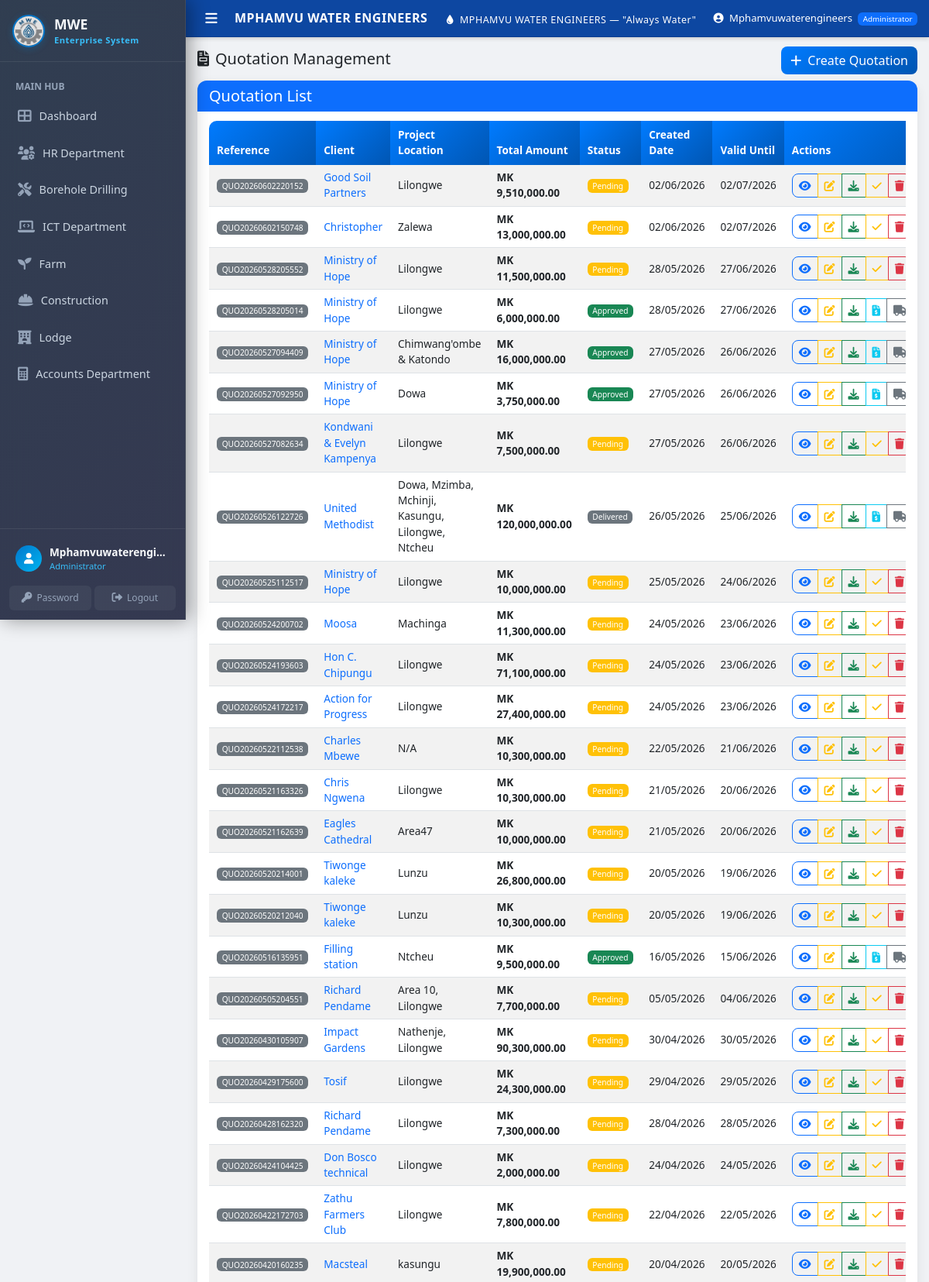
The app's page /quotations/ (signed in, upper part) with its own data.
### models.py (models this page shows)
class Quotation(db.Model):
    __tablename__ = 'quotations'
    quotation_id = db.Column(db.Integer, primary_key=True)
    client_id = db.Column(db.Integer, db.ForeignKey('clients.client_id'), nullable=False)
    project_location = db.Column(db.String(200), nullable=False)
    project_latitude = db.Column(db.Float, nullable=True)
    project_longitude = db.Column(db.Float, nullable=True)
    borehole_depth = db.Column(db.Float)
    equipment_cost = db.Column(db.Float, default=0)
    labour_cost = db.Column(db.Float, default=0)
    transport_cost = db.Column(db.Float, default=0)
    total_amount = db.Column(db.Float, nullable=False)
    validity_days = db.Column(db.Integer, default=30)
    description = db.Column(db.Text, default='We have pleasure in quoting our prices for borehole development as follows;')
    footnote = db.Column(db.Text, nullable=True)
    status = db.Column(db.String(20), default='Pending')
    delivery_confirmed = db.Column(db.Boolean, default=False)
    delivery_approved_by = db.Column(db.String(100))
    delivery_approved_date = db.Column(db.DateTime)
    invoice_generated = db.Column(db.Boolean, default=False)
    delivery_note_generated = db.Column(db.Boolean, default=False)
    created_at = db.Column(db.DateTime, default=datetime.utcnow)
    updated_at = db.Column(db.DateTime, default=datetime.utcnow, onupdate=datetime.utcnow)
    reference_number = db.Column(db.String(50), unique=True, default=lambda: get_reference_number('QUO'))
    department = db.Column(db.String(100), default='Borehole Drilling', nullable=False)
    client = db.relationship('Client', backref='quotations')
    quotation_items = db.relationship('QuotationItem', backref='quotation', cascade='all, delete-orphan')

class Client(db.Model):
    __tablename__ = 'clients'
    client_id = db.Column(db.Integer, primary_key=True)
    client_name = db.Column(db.String(200), nullable=False)
    phone = db.Column(db.String(20), nullable=False)
    email = db.Column(db.String(100))
    address = db.Column(db.Text, nullable=False)
    project_type = db.Column(db.String(100), nullable=False)
    quotation_amount = db.Column(db.Float, default=0)
    contract_status = db.Column(db.String(20), default='Pending')
    payment_status = db.Column(db.String(20), default='Pending')
    total_transactions = db.Column(db.Integer, default=0)
    completed_transactions = db.Column(db.Integer, default=0)
    on_time_payments = db.Column(db.Integer, default=0)
    defaults = db.Column(db.Integer, default=0)
    credit_score = db.Column(db.Integer, default=0)
    created_at = db.Column(db.DateTime, default=datetime.utcnow)
    updated_at = db.Column(db.DateTime, default=datetime.utcnow, onupdate=datetime.utcnow)
    department = db.Column(db.String(100), default='Borehole Drilling', nullable=False)
    reference_number = db.Column(db.String(50), unique=True, default=lambda: get_reference_number('CLI'))

### quotations/quotation_routes.py (the view)
@quotations_bp.route('/')
@login_required
def list_quotations():
    query = Quotation.query
    quotations = apply_dept_filter(query, Quotation).order_by(Quotation.created_at.desc()).all()
    return render_template('quotations/list.html', quotations=quotations, timedelta=timedelta)

### app.py (called while the page is built)
@app.context_processor
def inject_now():
    return {
        'datetime': datetime,
    }

@app.template_filter('quotation_location_display')
def quotation_location_display_filter(quotation):
    from utils.quotation_location import format_quotation_project_location
    if quotation is None:
        return ''
    return format_quotation_project_location(quotation)

### quotations/quotation_routes.py (called while the page is built)
def login_required(f):
    @wraps(f)
    def decorated_function(*args, **kwargs):
        if 'user_id' not in session:
            return redirect(url_for('login'))
        return f(*args, **kwargs)
    return decorated_function

### utils/auth_utils.py (called while the page is built)
def apply_dept_filter(query, model):
    role = session.get('role')
    dept_context = session.get('department_context')
    if dept_context:
        return query.filter(model.department == dept_context)
    if role in ['Administrator', 'Director', 'HR Manager', 'Accountant']:
        return query # No filter applied, they see everything
    return query.filter(model.department == 'Borehole Drilling')

### utils/quotation_location.py (called while the page is built)
def format_quotation_project_location(quotation):
    text = (
        getattr(quotation, "project_location", None)
        or getattr(quotation, "location", None)
        or ""
    ).strip()
    return text

### templates/quotations/list.html (shortened to what this page needs)
{% extends "base.html" %}
{% block content %}
<div class="row mb-2">
    <div class="col-12">
        <div class="d-flex justify-content-between align-items-center">
            <h2><i class="fas fa-file-invoice me-2"></i>Quotation Management</h2>
            <a href="{{ url_for('quotations.create_quotation', department=session.get('department_context', 'Borehole')) }}" class="btn btn-primary">
                <i class="fas fa-plus me-2"></i>Create Quotation
            </a>
        </div>
    </div>
</div>
<div class="card">
    <div class="card-header bg-primary text-white">
        <h5 class="mb-0">Quotation List</h5>
    </div>
    <div class="card-body">
        {% if quotations %}
        <div class="table-responsive">
            <table class="table table-striped table-hover">
                <thead>
                    <tr>
                        <th>Reference</th>
                        <th>Client</th>
                        <th>Project Location</th>
                        <th>Total Amount</th>
                        <th>Status</th>
                        <th>Created Date</th>
                        <th>Valid Until</th>
                        <th>Actions</th>
                    </tr>
                </thead>
                <tbody>
                    {% for quotation in quotations %}
                    <tr>
                        <td>
                            <span class="badge bg-secondary">{{ quotation.reference_number }}</span>
                        </td>
                        <td>
                            {% if quotation.client %}
                                <a href="#" class="text-decoration-none">
                                    {{ quotation.client.client_name }}
                                </a>
                            {% else %}
                                <span class="text-muted">Unknown Client</span>
                            {% endif %}
                        </td>
                        <td>{{ quotation|quotation_location_display }}</td>
                        <td><strong>MK {{ "{:,.2f}".format(quotation.total_amount) }}</strong></td>
                        <td>
                            <span class="badge bg-{{
                                'success' if quotation.status == 'Approved'
                                else 'warning' if quotation.status == 'Pending'
                                else 'secondary'
                            }}">
                                {{ quotation.status }}
                            </span>
                        </td>
                        <td>{{ quotation.created_at.strftime('%d/%m/%Y') if quotation.created_at else 'N/A' }}</td>
                        <td>
                            {% if quotation.created_at %}
                                {{ (quotation.created_at.replace(tzinfo=None) + timedelta(days=quotation.validity_days or 30)).strftime('%d/%m/%Y') }}
                            {% else %}
                                N/A
                            {% endif %}
                        </td>
                        <td>
                            <div class="btn-group btn-group-sm">
                                <a href="{{ url_for('quotations.view_quotation', quotation_id=quotation.quotation_id) }}" class="btn btn-outline-primary" title="View">
                                    <i class="fas fa-eye"></i>
                                </a>
                                <a href="{{ url_for('quotations.edit_quotation', quotation_id=quotation.quotation_id) }}" class="btn btn-outline-warning" title="Edit">
                                    <i class="fas fa-edit"></i>
                                </a>
                                <a href="{{ url_for('quotations.download_quotation_pdf', quotation_id=quotation.quotation_id) }}" class="btn btn-outline-success">
                                    <i class="fas fa-download"></i>
                                </a>
                                {% if quotation.status == 'Pending' %}
                                <button class="btn btn-outline-warning" onclick="approveQuotation('{{ quotation.quotation_id }}')" title="Approve">
                                    <i class="fas fa-check"></i>
                                </button>
                                {% endif %}
                                {% if quotation.status == 'Approved' or quotation.status == 'Delivered' %}
                                <a href="{{ url_for('finance.create_invoice', quotation_id=quotation.quotation_id) }}" class="btn btn-outline-info" title="Preview Invoice">
                                    <i class="fas fa-file-invoice-dollar"></i>
                                </a>
                                <a href="{{ url_for('finance.preview_delivery_note', quotation_id=quotation.quotation_id) }}" class="btn btn-outline-secondary" title="Preview Delivery Note">
                                    <i class="fas fa-truck"></i>
                                </a>
                                {% endif %}
                                <button class="btn btn-outline-danger" onclick="deleteQuotation('{{ quotation.quotation_id }}')">
                                    <i class="fas fa-trash"></i>
                                </button>
                            </div>
                        </td>
                    </tr>
                    {% endfor %}
                </tbody>
            </table>
        </div>
        {% endif %}
    </div>
</div>
{% endblock %}

### static/css/style.css (style rules this page uses)
:root { --primary-color: #007bff; --secondary-color: #6c757d; --success-color: #28a745; --danger-color: #dc3545; --warning-color: #ffc107; --info-color: #17a2b8; --light-color: #f8f9fa; --dark-color: #343a40; --water-blue: #00d4ff; --water-dark: #0056b3; --sidebar-width: 240px; --sidebar-collapsed-width: 72px; --sidebar-bg: #1a2332; --sidebar-hover: #243044; --sidebar-active: rgba(0, 119, 204, 0.2); --sidebar-active-border: #0077cc; --sidebar-text: rgba(255, 255, 255, 0.7); --sidebar-text-active: #ffffff; --header-height: 48px; --transition-speed: 0.3s; }
body { font-family: 'Segoe UI', Tahoma, Geneva, Verdana, sans-serif; background-color: #f0f2f5; margin: 0; overflow-x: hidden; }
.main-content h2 { font-size: 1.25rem; margin-bottom: 0.25rem; }
.card { border: none; border-radius: 15px; box-shadow: 0 5px 15px rgba(0,0,0,0.08); transition: transform 0.3s ease, box-shadow 0.3s ease; }
.card-header { padding: 8px 15px; border-radius: 12px 12px 0 0 !important; border: none; font-weight: 600; }
.card-body { padding: 12px 15px; }
.btn { border-radius: 8px; font-weight: 500; transition: all 0.3s ease; }
.btn-primary { background: linear-gradient(135deg, var(--primary-color), var(--water-dark)); border: none; }
.table { border-radius: 10px; overflow: hidden; }
.table thead th { background: linear-gradient(135deg, var(--primary-color), var(--water-dark)); color: white; border: none; font-weight: 600; padding: 8px 10px; font-size: 0.85rem; }
.table tbody td { padding: 6px 10px; font-size: 0.85rem; vertical-align: middle; }
.badge { font-weight: 500; border-radius: 6px; }
.fade-in { animation: fadeIn 0.5s ease-in; }

### records on screen
Quotation: reference_number "QUO20260602220152", client.client_name "Good Soil Partners", project_location "Lilongwe", total_amount "9,510,000.00", status "Pending", created_at "02/06/2026", created_at+validity_days "02/07/2026"
Quotation: reference_number "QUO20260602150748", client.client_name "Christopher", project_location "Zalewa", total_amount "13,000,000.00", status "Pending", created_at "02/06/2026", created_at+validity_days "02/07/2026"
Quotation: reference_number "QUO20260528205552", client.client_name "Ministry of Hope", project_location "Lilongwe", total_amount "11,500,000.00", status "Pending", created_at "28/05/2026", created_at+validity_days "27/06/2026"
Quotation: reference_number "QUO20260528205014", client.client_name "Ministry of Hope", project_location "Lilongwe", total_amount "6,000,000.00", status "Approved", created_at "28/05/2026", created_at+validity_days "27/06/2026"
Quotation: reference_number "QUO20260527094409", client.client_name "Ministry of Hope", project_location "Chimwang'ombe & Katondo", total_amount "16,000,000.00", status "Approved", created_at "27/05/2026", created_at+validity_days "26/06/2026"
Quotation: reference_number "QUO20260527092950", client.client_name "Ministry of Hope", project_location "Dowa", total_amount "3,750,000.00", status "Approved", created_at "27/05/2026", created_at+validity_days "26/06/2026"
Quotation: reference_number "QUO20260527082634", client.client_name "Kondwani & Evelyn Kampenya", project_location "Lilongwe", total_amount "7,500,000.00", status "Pending", created_at "27/05/2026", created_at+validity_days "26/06/2026"
Quotation: reference_number "QUO20260526122726", client.client_name "United Methodist", project_location "Dowa, Mzimba, Mchinji, Kasungu, Lilongwe, Ntcheu", total_amount "120,000,000.00", status "Delivered", created_at "26/05/2026", created_at+validity_days "25/06/2026"
Quotation: reference_number "QUO20260525112517", client.client_name "Ministry of Hope", project_location "Lilongwe", total_amount "10,000,000.00", status "Pending", created_at "25/05/2026", created_at+validity_days "24/06/2026"
Quotation: reference_number "QUO20260524200702", client.client_name "Moosa", project_location "Machinga", total_amount "11,300,000.00", status "Pending", created_at "24/05/2026", created_at+validity_days "23/06/2026"
Quotation: reference_number "QUO20260524193603", client.client_name "Hon C. Chipungu", project_location "Lilongwe", total_amount "71,100,000.00", status "Pending", created_at "24/05/2026", created_at+validity_days "23/06/2026"
Quotation: reference_number "QUO20260524172217", client.client_name "Action for Progress", project_location "Lilongwe", total_amount "27,400,000.00", status "Pending", created_at "24/05/2026", created_at+validity_days "23/06/2026"
Quotation: reference_number "QUO20260522112538", client.client_name "Charles Mbewe", project_location "N/A", total_amount "10,300,000.00", status "Pending", created_at "22/05/2026", created_at+validity_days "21/06/2026"
Quotation: reference_number "QUO20260521163326", client.client_name "Chris Ngwena", project_location "Lilongwe", total_amount "10,300,000.00", status "Pending", created_at "21/05/2026", created_at+validity_days "20/06/2026"
Quotation: reference_number "QUO20260521162639", client.client_name "Eagles Cathedral", project_location "Area47", total_amount "10,000,000.00", status "Pending", created_at "21/05/2026", created_at+validity_days "20/06/2026"
Quotation: reference_number "QUO20260520214001", client.client_name "Tiwonge kaleke", project_location "Lunzu", total_amount "26,800,000.00", status "Pending", created_at "20/05/2026", created_at+validity_days "19/06/2026"
Quotation: reference_number "QUO20260520212040", client.client_name "Tiwonge kaleke", project_location "Lunzu", total_amount "10,300,000.00", status "Pending", created_at "20/05/2026", created_at+validity_days "19/06/2026"
Quotation: reference_number "QUO20260516135951", client.client_name "Filling station", project_location "Ntcheu", total_amount "9,500,000.00", status "Approved", created_at "16/05/2026", created_at+validity_days "15/06/2026"
Quotation: reference_number "QUO20260505204551", client.client_name "Richard Pendame", project_location "Area 10, Lilongwe", total_amount "7,700,000.00", status "Pending", created_at "05/05/2026", created_at+validity_days "04/06/2026"
Quotation: reference_number "QUO20260430105907", client.client_name "Impact Gardens", project_location "Nathenje, Lilongwe", total_amount "90,300,000.00", status "Pending", created_at "30/04/2026", created_at+validity_days "30/05/2026"
Quotation: reference_number "QUO20260429175600", client.client_name "Tosif", project_location "Lilongwe", total_amount "24,300,000.00", status "Pending", created_at "29/04/2026", created_at+validity_days "29/05/2026"
Quotation: reference_number "QUO20260428162320", client.client_name "Richard Pendame", project_location "Lilongwe", total_amount "7,300,000.00", status "Pending", created_at "28/04/2026", created_at+validity_days "28/05/2026"
Quotation: reference_number "QUO20260424104425", client.client_name "Don Bosco technical", project_location "Lilongwe", total_amount "2,000,000.00", status "Pending", created_at "24/04/2026", created_at+validity_days "24/05/2026"
Quotation: reference_number "QUO20260422172703", client.client_name "Zathu Farmers Club", project_location "Lilongwe", total_amount "7,800,000.00", status "Pending", created_at "22/04/2026", created_at+validity_days "22/05/2026"
Quotation: reference_number "QUO20260420160235", client.client_name "Macsteal", project_location "kasungu", total_amount "19,900,000.00", status "Pending", created_at "20/04/2026", created_at+validity_days "20/05/2026"

### other values on screen
{{ session.username }} "Mphamvuwaterengi…"
{{ session.role }} "Administrator"
{{ session.username }} "Mphamvuwaterengineers"
